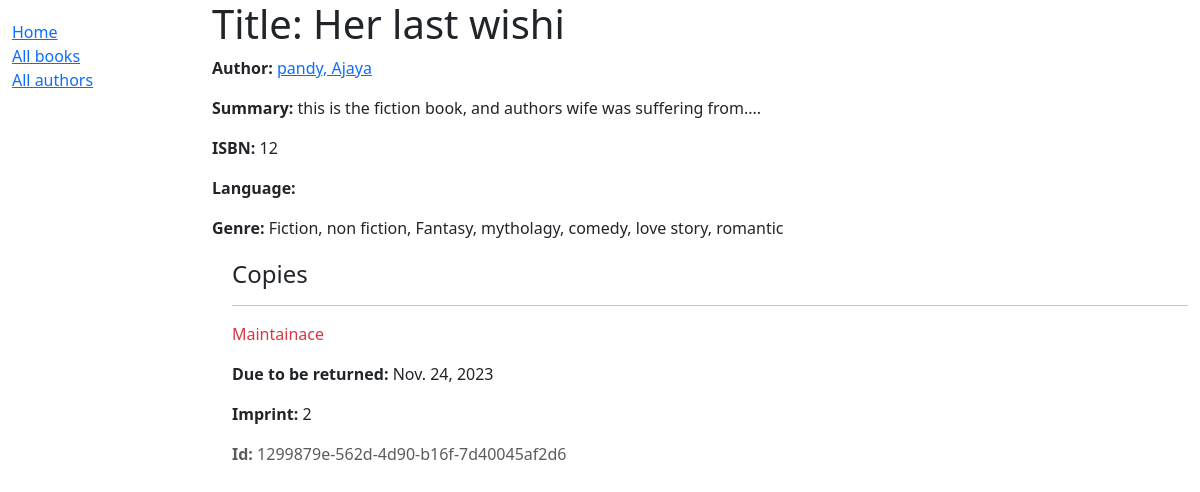
The app's page /catalog/book/1/ with its own data.
### catalog/models.py (models this page shows, shortened)
class Book(models.Model):
    title = models.CharField(max_length=200)
    author = models.ForeignKey('Author', on_delete=models.RESTRICT, null=True,)
    summary = models.TextField(
        max_length=1000, help_text="Enter a brief description of the book")
    isbn = models.CharField('ISBN', max_length=13,
                            unique=True,
                            help_text='13 Character <a href="https://www.isbn-international.org/content/what-isbn'
                                      '">ISBN number</a>')
    genre = models.ManyToManyField(
        Genre, help_text="Select a genre for this book")

class Author(models.Model):
    first_name = models.CharField(max_length=100)
    last_name = models.CharField(max_length=100)
    date_of_birth = models.DateField(null=True, blank=True)
    date_of_death = models.DateField('Died', null=True, blank=True)
    class Meta:
        ordering = ['last_name', 'first_name']
    def __str__(self):
        return f'{self.last_name}, {self.first_name}'

class Genre(models.Model):
    name=models.CharField(max_length=200,unique=True,help_text='Enter a boog genre')
    def __str__(self):
        return self.name

class BookInstan(models.Model):
    id=models.UUIDField(primary_key=True,default=uuid.uuid4,help_text='unique id for this particular book accross')
    book=models.ForeignKey('Book', on_delete=models.RESTRICT,null=True,related_name='instance')
    imprint=models.CharField(max_length=200)
    due_back=models.DateField(null=True,blank=True)
    LOAN_STATUS=(
        ('m','Maintainace'),
        ('o','On Loan'),
        ('a','Available'),
        ('r','Reserved'),
    )
    status=models.CharField(
        max_length=1,
        choices=LOAN_STATUS,
        blank=True,
        default=True,
        help_text='Book Availability',
    )
    class Meta:
        ordering=['due_back']

### catalog/views.py (the view)
# urls.py: path('book/<int:pk>/', views.book_detail_view, name='book-detail'),
def book_detail_view(request, pk): #here we should pass the agrs means pk same as in the urls.py file what we mention it like that only.
    book = get_object_or_404(Book, pk=pk)
    return render(request, 'book_detail.html', context={'book': book})

### catalog/templates/book_detail.html
{% extends "base_generic.html" %}
{% block content %}
  <h1>Title: {{ book.title }}</h1>
  <p><strong>Author:</strong> <a href="">{{ book.author }}</a></p>
  <p><strong>Summary:</strong> {{ book.summary }}</p>
  <p><strong>ISBN:</strong> {{ book.isbn }}</p>
  <p><strong>Language:</strong> {{ book.language }}</p>
  <p><strong>Genre:</strong> {{ book.genre.all|join:", " }}</p>
  <div style="margin-left:20px;margin-top:20px">
    <h4>Copies</h4>
    {% for copy in book.instance.all %}
      <hr />
      <p
        class="{% if copy.status == 'a' %}text-success{% elif copy.status == 'm' %}text-danger{% else %}text-warning{% endif %}">
        {{ copy.get_status_display }}
      </p>
      {% if copy.status != 'a' %}
        <p><strong>Due to be returned:</strong> {{ copy.due_back }}</p>
      {% endif %}
      <p><strong>Imprint:</strong> {{ copy.imprint }}</p>
      <p class="text-muted"><strong>Id:</strong> {{ copy.id }}</p>
    {% endfor %}
  </div>
{% endblock %}

### catalog/templates/base_generic.html (shortened to what this page needs)
<!DOCTYPE html>
<html lang="en">
  <head>
    <link href="https://cdn.jsdelivr.net/npm/bootstrap@5.3.2/dist/css/bootstrap.min.css"
      rel="stylesheet"
>
    {% load static %}
    <link rel="stylesheet" href="{% static 'css/styles.css' %}" />
  </head>
  <body>
    <div class="container-fluid">
      <div class="row">
        <div class="col-sm-2">
          {% block sidebar %}
            <ul class="sidebar-nav">
                <li><a href="{% url 'index' %}">Home</a></li>
                <li><a href="{% url 'books' %}">All books</a></li>
                <li><a href="">All authors</a></li>
            </ul>
          {% endblock %}
        </div>
        <div class="col-sm-10 ">{% block content %}{% endblock %}</div>
      </div>
    </div>
  </body>
</html>

### records on screen
Book: author "pandy, Ajaya", summary "this is the fiction book, and authors wife was suffering from....", isbn "12", genre.all "Fiction, non fiction, Fantasy, mytholagy, comedy, love story, romantic"
BookInstan: status "Maintainace", due_back "Nov. 24, 2023", imprint "2", id "1299879e-562d-4d90-b16f-7d40045af2d6"
